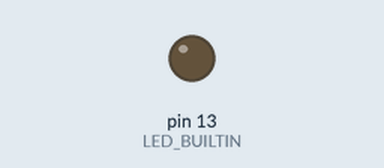
This sketch was run on a simulated Arduino Uno, built with avr-gcc and run on an emulated ATmega328P. On the bench: output pins drawn as LEDs (lit = HIGH). Random numbers use the default seed unless the sketch sets one.

Above: at 0.1 s.
At 39.0 s:
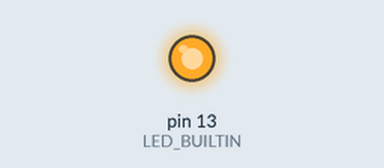
Timing chart, 0 to 40.0 s (numbered marks = the images above):
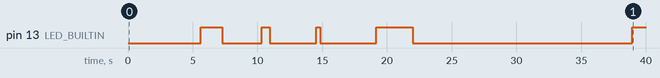

Measured:
- by itself, pin 13 (LED_BUILTIN): LOW → HIGH at 5.6 s, → LOW 1.7 s later, → HIGH 3.0 s later, → LOW 0.61 s later, … (9 changes in this stretch)

The sketch:

mineledblink.ino
```cpp
void setup(){
    pinMode(LED_BUILTIN,OUTPUT);
    randomSeed(analogRead(A0));
}

void loop(){
    int onTime = random(1,20000);
    int offTime = random(1,4000);

    digitalWrite(LED_BUILTIN,LOW);
    delay(onTime);

    digitalWrite(LED_BUILTIN,HIGH);
    delay(offTime);

}
```
